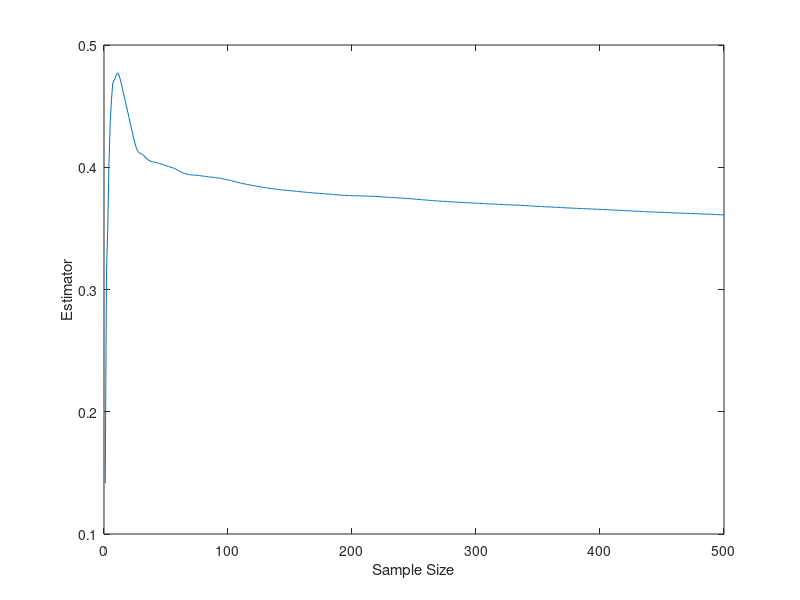
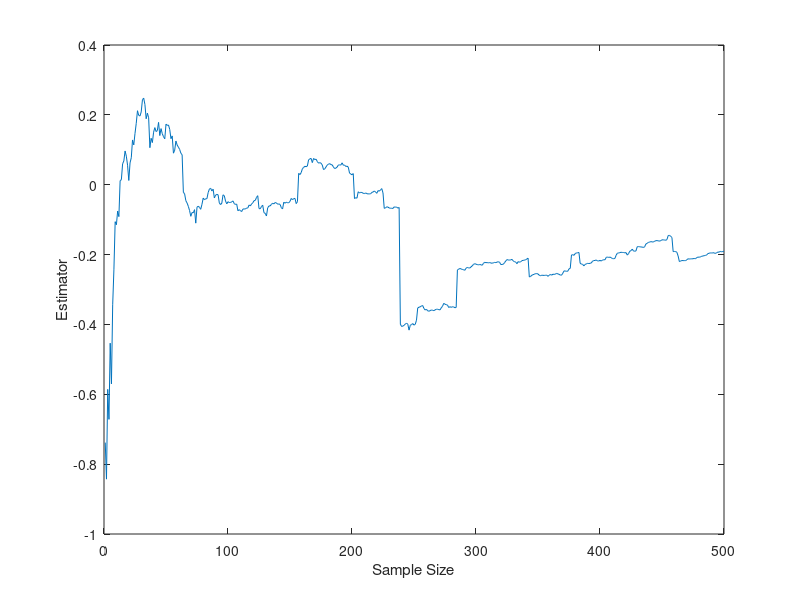
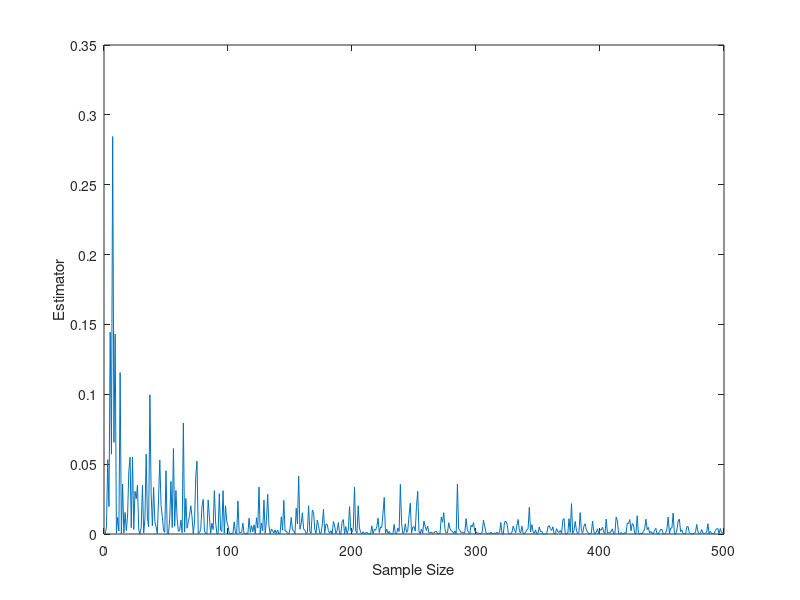

The MATLAB script that drew these images, in order:
clear
clc

%%%%%%%%%%%%%%%%%%%%%%%%%%%%%%%%%%%%%%%%%%%%%%%%%%%%%%%%%%%%%%%%%%%%%%%%%%%
%%%%%%%%%%%%%%%%%%%%%%%%%%%%% Question 1 %%%%%%%%%%%%%%%%%%%%%%%%%%%%%%%%%%
%%%%%%%%%%%%%%%%%%%%%%%%%%%%%%%%%%%%%%%%%%%%%%%%%%%%%%%%%%%%%%%%%%%%%%%%%%%

y = .5;

for i = 1:500    
    x = exprnd(1/3,1,i);
    n = length(x);
    
    z(i) = exp(-((y-x(i)).^2)/2);
    Z(i) = (1/n)*sum(z);
    
    X(i) = x(i).*exp(-((y-x(i)).^2)/2);
    
    R(i) = (1/n)*sum(X);
    
    theta1(i) = R/Z;
end

figure(1)
plot(theta1)
xlabel('Sample Size')
ylabel('Estimator')

%%%%%%%%%%%%%%%%%%%%%%%%%%%%%%%%%%%%%%%%%%%%%%%%%%%%%%%%%%%%%%%%%%%%%%%%%%%
%%%%%%%%%%%%%%%%%%%%%%%%%%%% Question 2 %%%%%%%%%%%%%%%%%%%%%%%%%%%%%%%%%%%
%%%%%%%%%%%%%%%%%%%%%%%%%%%%%%%%%%%%%%%%%%%%%%%%%%%%%%%%%%%%%%%%%%%%%%%%%%%

clear
clc

n = 500;


for a = 1:5
    x = randn(1,n)+a;
    theta2(a) = (1/n)*sum((x>a).*exp(a^2/2-a*x));
end

%%%%%%%%%%%%%%%%%%%%%%%%%%%%%%%%%%%%%%%%%%%%%%%%%%%%%%%%%%%%%%%%%%%%%%%%%%%
%%%%%%%%%%%%%%%%%%%%%%%%%%% Question 3 %%%%%%%%%%%%%%%%%%%%%%%%%%%%%%%%%%%%
%%%%%%%%%%%%%%%%%%%%%%%%%%%%%%%%%%%%%%%%%%%%%%%%%%%%%%%%%%%%%%%%%%%%%%%%%%%

clear
clc

for i = 1:500
    x = randn(1,i);
    n = length(x);
    
    z(i) = exp(-abs(x(i)).^(3/4))/((1/sqrt(2*pi))*exp(-(x(i)^2)/2));
    Z(i) = (1/n)*sum(z);
    
    y(i) = x(i)*exp(-abs(x(i)).^(3/4))/((1/sqrt(2*pi))*exp(-(x(i)^2)/2)); 
    Y(i) = (1/n)*sum(y);
    
    theta3(i) = Y(i)./Z(i);
    
    sig2(i) = (1/n)*sum((x(i)-theta3(i)).^2);    
    
end

figure(3)
plot(theta3)
xlabel('Sample Size')
ylabel('Estimator')

figure(4)
plot(sig2)
xlabel('Sample Size')
ylabel('Estimator')

